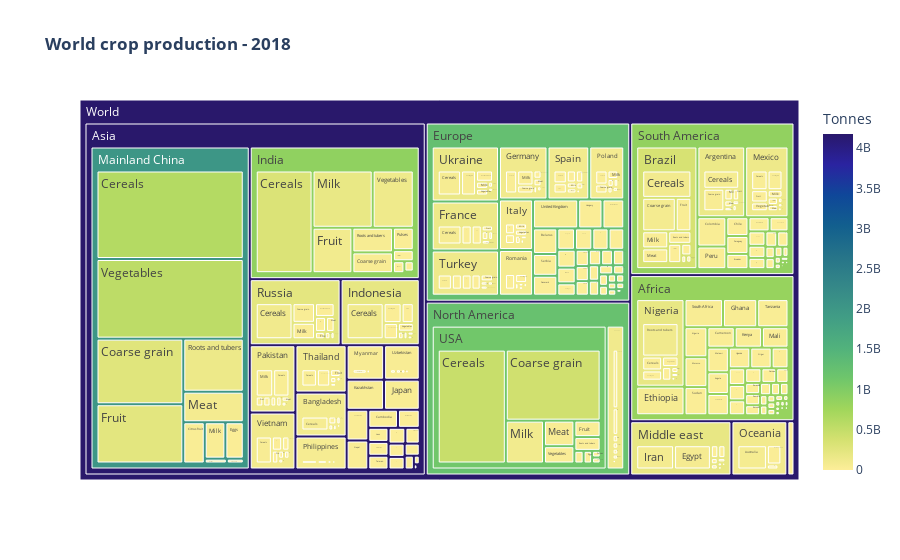

Notebook cell for this chart:
### Code cell
tree = px.treemap(tree_data, path=['World', 'Area', 'Country', 'Type'], values='Tonnes',
                  color='Tonnes',
                  color_continuous_scale='haline_r',
                 range_color=[0,max_tonnes],
                 title='<b>World crop production - 2018</b>')

iplot(tree)

### Figure 1 — Plotly figure (JSON) as saved in the notebook; plotly's stock layout.template omitted (floating-point values rounded to 4 significant figures; data arrays with more than 128 entries replaced by an {"elided": "..."} marker saying what was removed)
{"data": [{"branchvalues": "total", "customdata": {"elided": "2590x1 int values"}, "domain": {"x": [0, 1], "y": [0, 1]}, "hoverlabel": {"namelength": 0}, "hovertemplate": "Tonnes=%{color}<br>labels=%{label}<br>parent=%{parent}<br>id=%{id}", "ids": {"elided": "2590 str values"}, "labels": {"elided": "2590 str values"}, "marker": {"coloraxis": "coloraxis", "colors": {"elided": "2590 int values"}}, "name": "", "parents": {"elided": "2590 str values"}, "type": "treemap", "values": {"elided": "2590 int values"}}], "layout": {"coloraxis": {"cmax": 4175072844, "cmin": 0, "colorbar": {"title": {"text": "Tonnes"}}, "colorscale": [[0, "rgb(253, 238, 153)"], [0.09091, "rgb(212, 225, 112)"], [0.1818, "rgb(160, 214, 91)"], [0.2727, "rgb(111, 198, 107)"], [0.3636, "rgb(81, 178, 124)"], [0.4545, "rgb(65, 157, 133)"], [0.5455, "rgb(53, 136, 136)"], [0.6364, "rgb(38, 116, 137)"], [0.7273, "rgb(18, 95, 142)"], [0.8182, "rgb(15, 71, 153)"], [0.9091, "rgb(42, 35, 160)"], [1, "rgb(41, 24, 107)"]]}, "legend": {"tracegroupgap": 0}, "title": {"text": "<b>World crop production - 2018</b>"}}}
